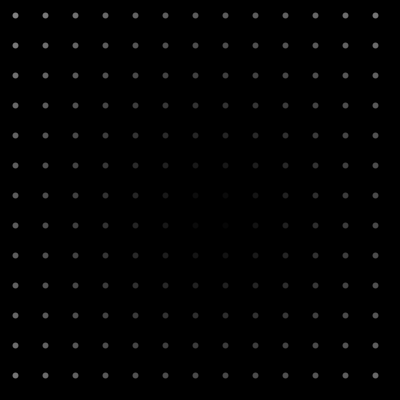
Frame 1 (no input)
Frame 2 (the mouse pressed at the canvas centre, redrawn once): identical to frame 1, image omitted

The Processing sketch that drew this single still picture (run headless with seeded random() and noise(); the mouse was pressed at the canvas centre and the sketch redrawn once):

// Processing sketch: arrays
// ── arrays.pde

float[][] distances;
float maxDistance;
int spacer;

void setup() {
  size(400, 400);
  maxDistance = dist(width/100, height/100, width, height);
  distances = new float[width][height];
  for (int y = 0; y < height; y++) {
    for (int x = 0; x < width; x++) {
      float distance = dist(width/2, height/2, x, y);
      distances[x][y] = distance/maxDistance * 255;
    }
  }
  spacer = 30;
  strokeWeight(6);
  noLoop();  // Run once and stop
}

void draw() {
  background(0);
  // This embedded loop skips over values in the arrays based on
  // the spacer variable, so there are more values in the array
  // than are drawn here. Change the value of the spacer variable
  // to change the density of the points
  for (int y = 0; y < height; y += spacer) {
    for (int x = 0; x < width; x += spacer) {
      stroke(distances[x][y]);
      point(x + spacer/2, y + spacer/2);
    }
  }
}
